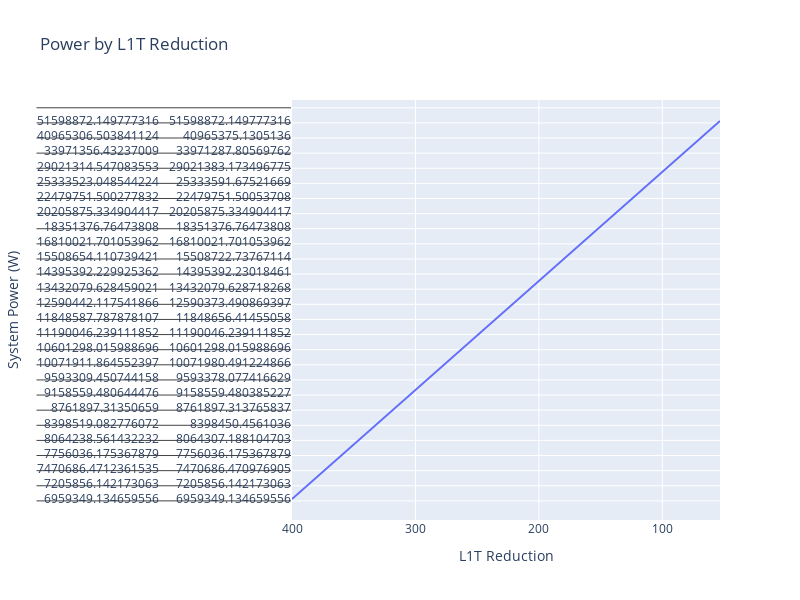

Notebook cell for this chart:
### Markdown cell above
## next - calibrate the level of the current L1T vs. HLT skill

### Code cell
fig = go.Figure(data =
    go.Scatter(
        y=power,
        x=l1t_reductions, # horizontal axis
    ))
fig.update_layout(width = 800, 
                  height = 600,
                  title = "Power by L1T Reduction",
                  xaxis_title = "L1T Reduction",
                  yaxis_title = "System Power (W)")
fig.update_xaxes(autorange="reversed")
fig.show()

### Figure 1 — Plotly figure (JSON) as saved in the notebook; plotly's stock layout.template omitted (floating-point values rounded to 4 significant figures; data arrays with more than 128 entries replaced by an {"elided": "..."} marker saying what was removed)
{"data": [{"type": "scatter", "x": [400, 396.5, 393.1, 389.6, 386.1, 382.7, 379.2, 375.7, 372.3, 368.8, 365.3, 361.9, 358.4, 354.9, 351.5, 348.0, 344.5, 341.1, 337.6, 334.1, 330.7, 327.2, 323.7, 320.3, 316.8, 313.3, 309.9, 306.4, 302.9, 299.5, 296.0, 292.5, 289.1, 285.6, 282.1, 278.7, 275.2, 271.7, 268.3, 264.8, 261.3, 257.9, 254.4, 250.9, 247.5, 244.0, 240.5, 237.1, 233.6, 230.1, 226.7, 223.2, 219.7, 216.2, 212.8, 209.3, 205.8, 202.4, 198.9, 195.4, 192.0, 188.5, 185.0, 181.6, 178.1, 174.6, 171.2, 167.7, 164.2, 160.8, 157.3, 153.8, 150.4, 146.9, 143.4, 140.0, 136.5, 133.0, 129.6, 126.1, 122.6, 119.2, 115.7, 112.2, 108.8, 105.3, 101.8, 98.37, 94.9, 91.44, 87.97, 84.5, 81.04, 77.57, 74.1, 70.63, 67.17, 63.7, 60.23, 56.77, 53.3], "y": {"elided": "101x101 float values"}}], "layout": {"height": 600, "title": {"text": "Power by L1T Reduction"}, "width": 800, "xaxis": {"autorange": "reversed", "title": {"text": "L1T Reduction"}}, "yaxis": {"title": {"text": "System Power (W)"}}}}
